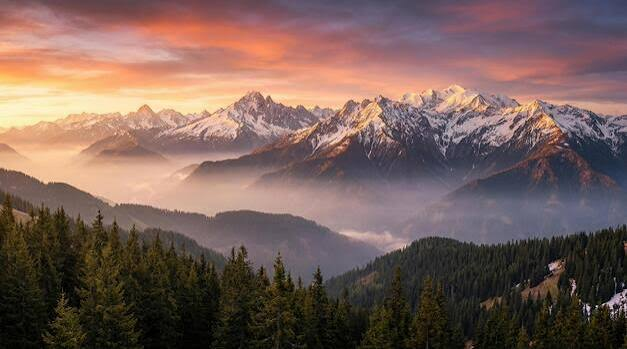
#> input picture myimage1.jpeg, 627 x 349 px
$ python ImageMerging.py
#> lines starting #> are read from the running program, lines starting #| are printed output that depends on the picture
import cv2 as cv
import numpy as np

# Read the first and second images
img1 = cv.imread('myimage1.jpeg')
#> img1 is the input picture: shape (349, 627, 3); mean B, G, R 89, 95.6, 119.8
img2 = cv.imread('images.jpeg')
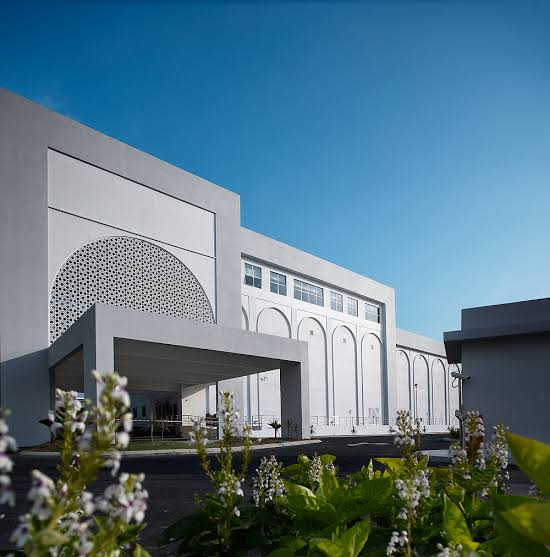
#> input picture images.jpeg, 550 x 557 px
#> img2 is the input picture: shape (557, 550, 3); mean B, G, R 134.1, 119.5, 89.3

# Resize img2 to match the exact dimensions of img1 (Width, Height)
# This step is required before stacking them
img2_resize = cv.resize(img2, (img1.shape[1], img1.shape[0]))
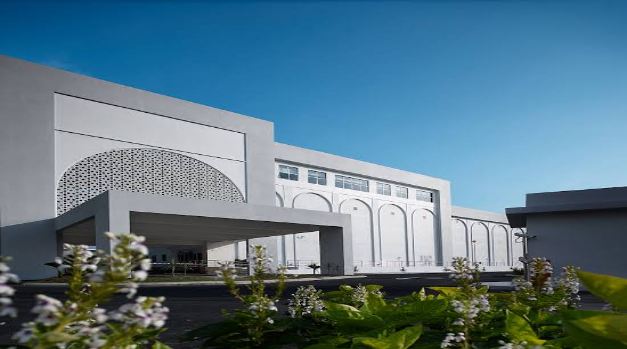
#> img2_resize: shape (349, 627, 3); mean B, G, R 134, 119.5, 89.2

# Stack the two images Horizontally (side by side)
imgH = np.hstack((img1, img2_resize))
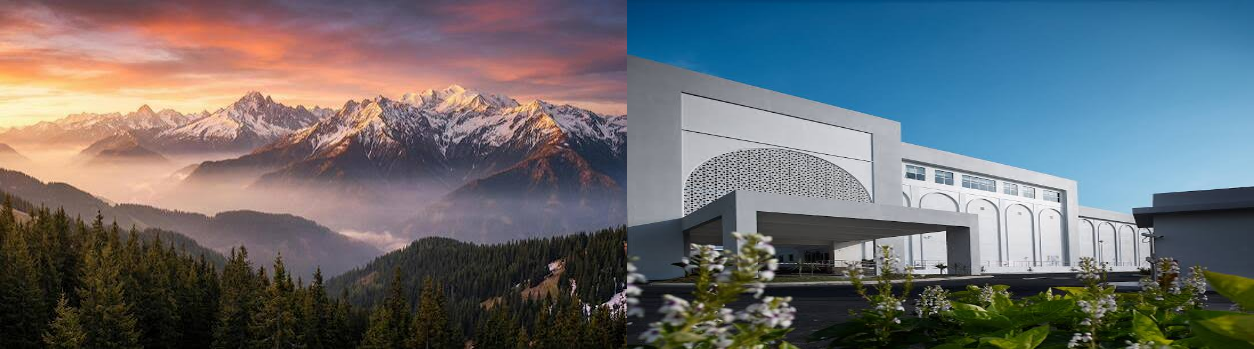
#> imgH: shape (349, 1254, 3); mean B, G, R 111.5, 107.5, 104.5

# Stack the two images Vertically (one on top of the other)
imgV = np.vstack((img1, img2_resize))
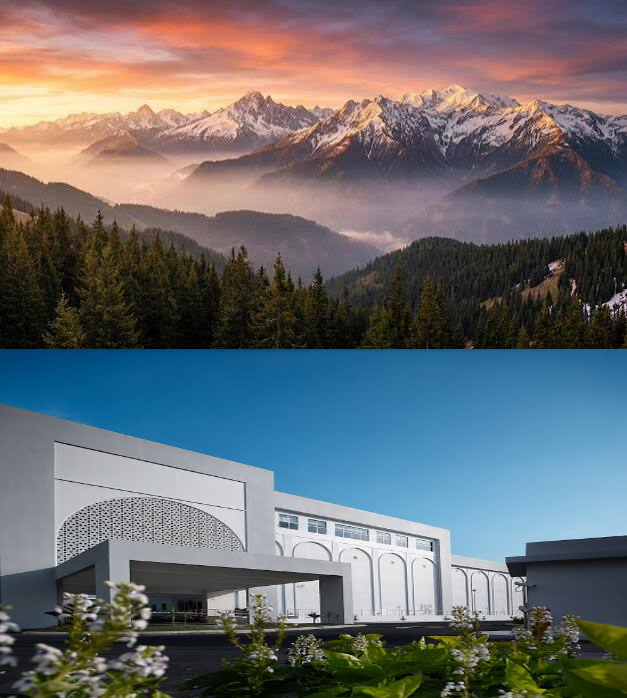
#> imgV: shape (698, 627, 3); mean B, G, R 111.5, 107.5, 104.5

# Display the original and the stacked images in separate windows
cv.imshow('img', img1)
cv.imshow('img2', img2)
cv.imshow('imgh', imgH)
cv.imshow('imgv', imgV)

# Wait infinitely until any key is pressed to close the windows
cv.waitKey(0)
